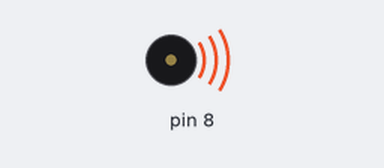
Simulated run of this sketch. Board: Arduino Uno, built with avr-gcc and run on an emulated ATmega328P. Shown: buzzer (waves = sounding).

Above: at 0.2 s.
Timing chart, 0 to 3.5 s (numbered marks = the images above):
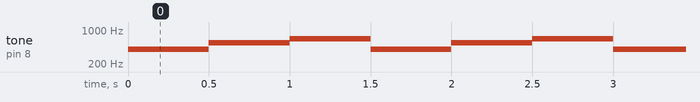

Measured:
- by itself, tone on pin 8: repeats every 1.5 s: 550 Hz 0.50 s, 660 Hz 0.50 s, 400 Hz 0.50 s

The sketch:

inlandProject8.ino
```cpp
void setup() {
  // put your setup code here, to run once:
}

void loop() {
  // put your main code here, to run repeatedly:
  tone(8, 400, 1000);
  delay(500);
  tone(8, 550, 1000);
  delay(500);
  tone(8, 660, 1000);
  delay(500);

}
```
